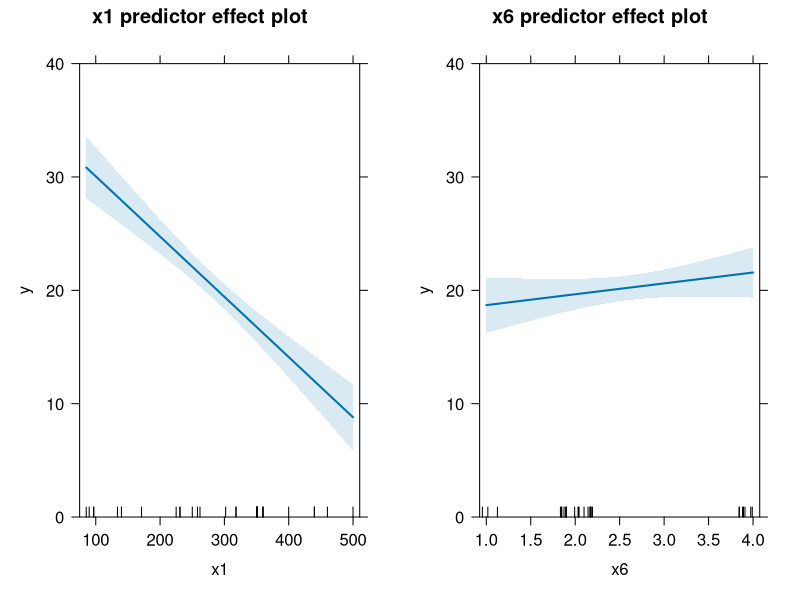
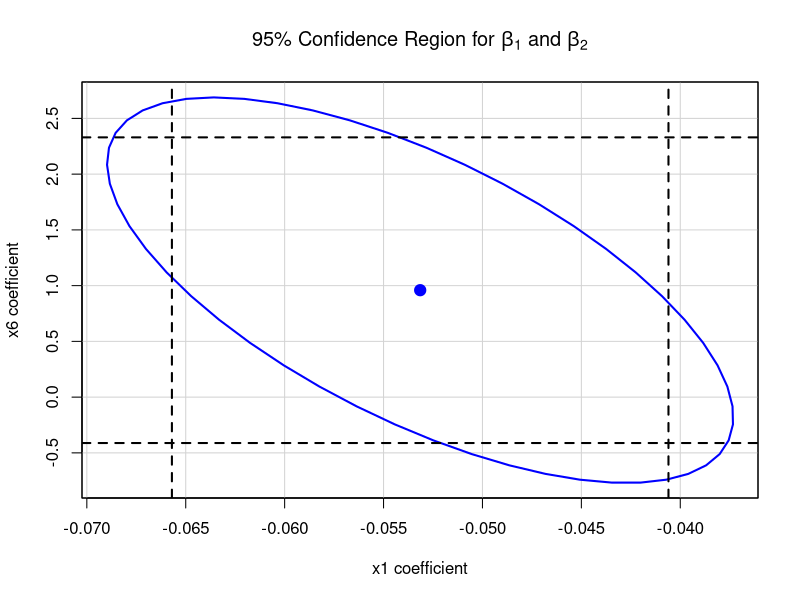

The R source for these figures, in order:
## ---- chunk 1
mpgData <- read.csv("mpg.csv")
head(mpgData, 10)
## ---- chunk 2
mpg_engDisp_carBar_lm <- lm(y~x1+x6, data = mpgData)
mpg_engDisp_carBar_lm
## ---- chunk 3
null_model <- lm(y ~ 1, data = mpgData)
anova(null_model, mpg_engDisp_carBar_lm)
## ---- chunk 4
mpg_disp_lm <- lm(formula = y~x1, data = mpgData)
sum_mlr<-summary(mpg_engDisp_carBar_lm)
sum_lr<-summary(mpg_disp_lm)
cat("R^2 for MLR model: ", sum_mlr$r.squared, ", ",
    "R_{adj}^2 for MLR model: ", sum_mlr$adj.r.squared, 
    "\n","R^2 for LR model: ", sum_lr$r.squared, ", ",
    "R_{adj}^2 for LR model:  ", sum_lr$adj.r.squared, "\n")
## ---- chunk 5
(ci<- confint(mpg_engDisp_carBar_lm))
## ---- chunk 6
sum_mlr$coefficients
## ---- chunk 7
predict(mpg_engDisp_carBar_lm,
        newdata = data.frame(x1 = 275, x6 = 2),
        interval = "confidence", level = 0.95)
## ---- chunk 8
predict(mpg_engDisp_carBar_lm,
        newdata = data.frame(x1 = 275, x6 = 2),
        interval = "predict", level = 0.95)
## ---- chunk 9
X <- as.matrix(cbind(1, mpgData[, c(2, 7)]))
y <- as.matrix(mpgData$y)
b <- solve(t(X) %*% X) %*% t(X) %*% y

t(y-X%*%b)%*%(y-X%*%b)
sum((mpgData$y - mpg_engDisp_carBar_lm$fitted.values)^2)
## ---- chunk 10
library(effects)
plot(effects::predictorEffects(mod = mpg_engDisp_carBar_lm), axes=list(y=list(lim=c(0,40))))
## ---- chunk 11
car::confidenceEllipse(
    mpg_engDisp_carBar_lm, 
    levels = 0.95, 
    which.coef = c("x1", "x6"), 
    main = expression(
        paste("95% Confidence Region for ", 
              beta[1], " and ",  beta[2])
        )
    )

abline(v = ci[2, ], lty = 2, lwd = 2)  
abline(h = ci[3, ], lty = 2, lwd = 2)
